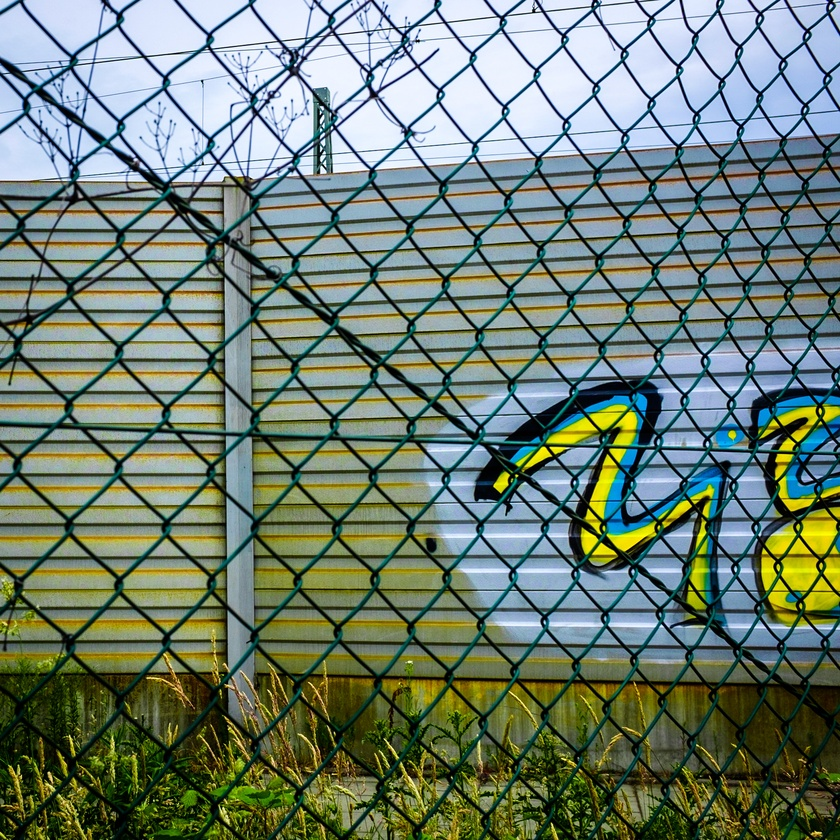
#> input picture examples/DSCF4700.jpg, 840 x 840 px, shrunk from 1647 x 1647 before the run
$ python emboss.py ../../examples/DSCF4700.jpg
#> lines starting #> are read from the running program, lines starting #| are printed output that depends on the picture
#> further down, img is the input picture: PIL image 840x840 RGB; mean R, G, B 111.7, 127.3, 113.6
### polaroidme/filters/utils.py
#!/usr/bin/env python
#coding=utf-8
'''
Created on 2011-6-24

@author: Chine
'''
import operator
from PIL import Image
from functools import reduce

class Matrix33(object):
    '''
    @3×3矩阵
    @用来进行卷积转换
    '''
    def __init__(self, matrix33, scale=1, offset=0):
        '''
        @param matrix33: 3×3矩阵
        @param scale: 缩放比例
        @param offset: 偏移量
        '''
        self.matrix33 = matrix33
        self.scale = scale
        self.offset = offset

    # [4 lines left out: function check, not called in this run]

    def convolute(self, img):
        if self.scale == 0: self.scale = 1

        width, height = img.size
#> width = 840; height = 840

        if img.mode != "RGBA":
            img = img.convert("RGBA")
#> img: PIL image 840x840 RGBA
        pix = img.load()

        dst_img = Image.new("RGBA", (width, height))
#> dst_img: PIL image 840x840 RGBA; every value is 0
        dst_pix = dst_img.load()

        for w in range(width):
            for h in range(height):
                if w == 0 or w == width-1 \
                   or h == 0 or h == height-1:
                    continue

                if pix[w, h][3] > 0:
                    # 不透明的时候才进行处理
                    t_dst = []

                    # 分别对R, G, B三个分量进行计算
                    for idx in range(3):
                        # 将当前像素点周围九个元素的分量值分别与对应位置的3×3矩阵值相乘求和
                        p = reduce(
                            operator.add,
                            [pix[i, j][idx] * self.matrix33[j-h+1][i-w+1] \
                             for j in range(h-1, h+2) for i in range(w-1, w+2)]
                            )
                        p = int(p / self.scale + self.offset)
                        p = max(0, p)
                        p = min(255, p)
                        t_dst.append(p)

                    dst_pix[w, h] = tuple(t_dst)

        return dst_img

# [53 lines left out: functions Img2bin_arr, bin_arr2Img, not called in this run]

### polaroidme/filters/emboss.py
#!/usr/bin/env python
#coding=utf-8
'''
Created on 2011-6-24

@author: Chine
'''
from PIL import Image

from .utils import Matrix33

def emboss(img):
    '''
    @效果：浮雕
    @param img: instance of Image
    @return: instance of Image

    @不推荐使用，PIL已经内置浮雕的滤镜处理
    '''

    # 要进行卷积转换的3×3矩阵
    matrix33 = [[-1, 0, -1],
                [0, 4, 0],
                [-1, 0, -1]]
    m = Matrix33(matrix33, offset=127)
    return m.convolute(img) # 进行卷积转换
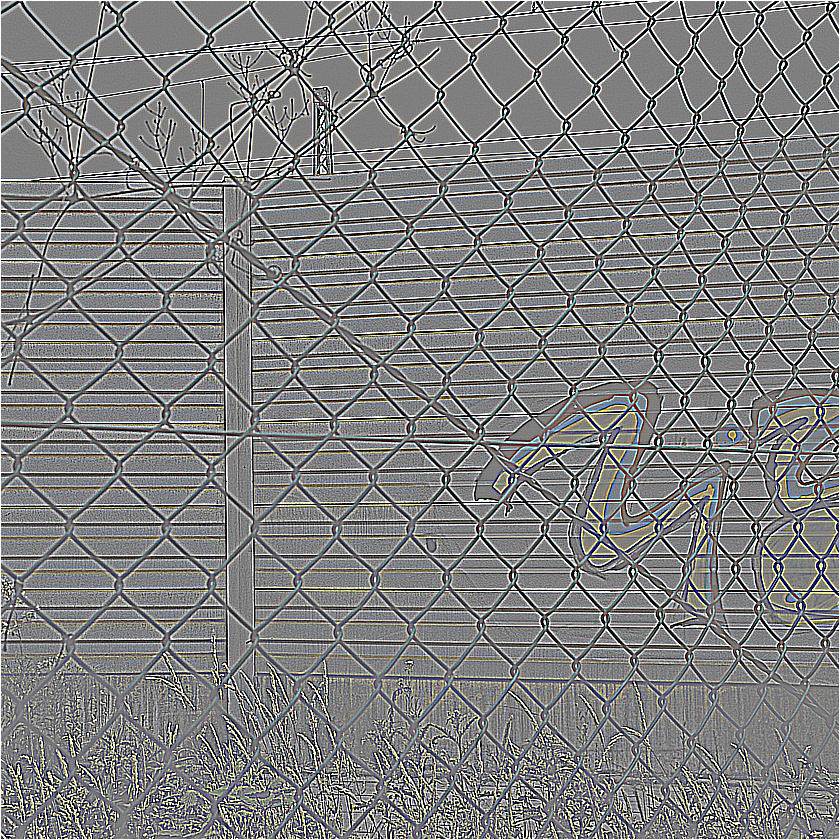
#> returned value: PIL image 840x840 RGBA; mean R, G, B, A 126.4, 126.7, 126.8, 253.8; transparent parts drawn white

if __name__ == "__main__":
    import sys, os, time

    path = os.path.dirname(__file__) + os.sep.join(['', 'images', 'lam.jpg'])

    if len(sys.argv) > 1:
        path = sys.argv[1]

    start = time.time()

    img = Image.open(path)
    img = emboss(img)
    img.save(os.path.splitext(path)[0]+'.emboss.png', 'PNG')

    end = time.time()
    print(('It all spends %f seconds time' % (end-start)))

'''
    from PIL import ImageFilter

    start = time.time()

    img = Image.open(path)
    img = img.filter(ImageFilter.EMBOSS)
    img.save(os.path.splitext(path)[0]+'.emboss2.jpg', 'JPEG')

    end = time.time()
    print 'It all spends %f seconds time' % (end-start)
'''
